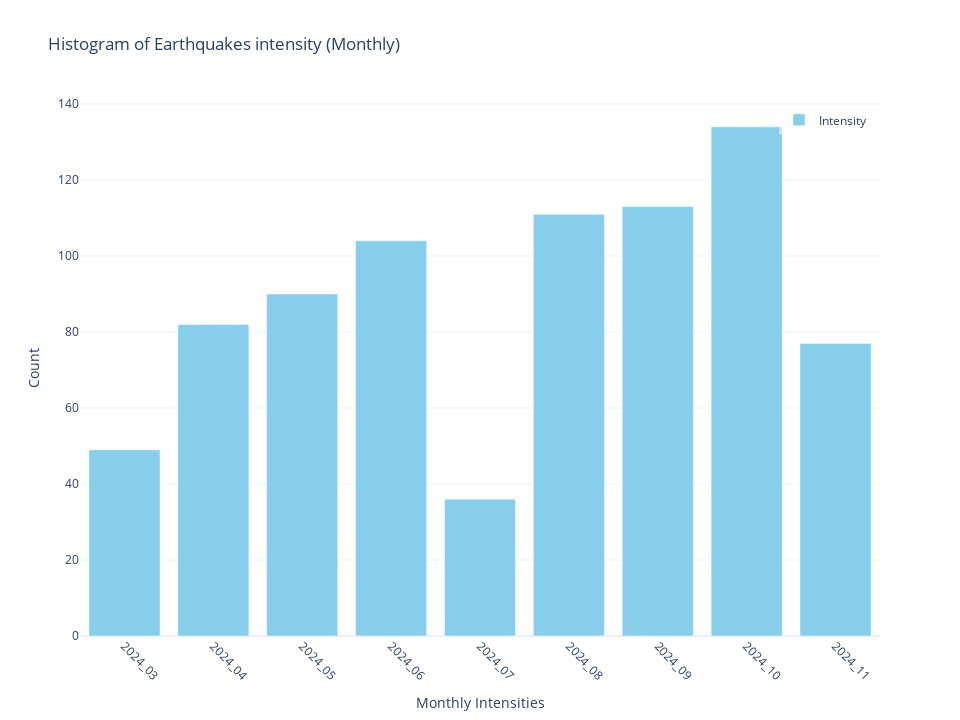

The notebook cell this image was saved under:
### Markdown cell above
Since our example datasets only in year 2024, so only one bar of histogram appears in the plot.

### Code cell
# Plot earthquakes intensity by Month
lqt_ready_2.plot_intensity(interval='monthly')

### Figure 1 — Plotly figure (JSON) as saved in the notebook; plotly's stock layout.template omitted (floating-point values rounded to 4 significant figures)
{"data": [{"marker": {"color": "skyblue"}, "name": "Intensity", "type": "bar", "x": ["2024_03", "2024_04", "2024_05", "2024_06", "2024_07", "2024_08", "2024_09", "2024_10", "2024_11"], "y": [49, 82, 90, 104, 36, 111, 113, 134, 77]}], "layout": {"bargap": 0.2, "height": 720, "legend": {"bgcolor": "rgba(255,255,255,0.5)", "x": 0.99, "xanchor": "right", "y": 0.99, "yanchor": "top"}, "showlegend": true, "title": {"text": "Histogram of Earthquakes intensity (Monthly)"}, "width": 960, "xaxis": {"tickangle": 45, "title": {"text": "Monthly Intensities"}}, "yaxis": {"title": {"text": "Count"}}}}
